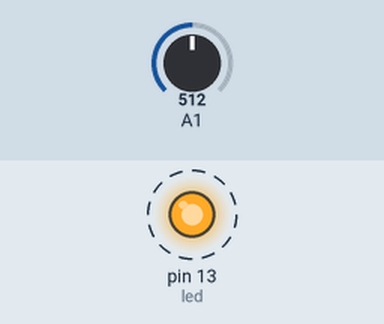
Simulated run of this sketch. Board: Arduino Uno, built with avr-gcc and run on an emulated ATmega328P. Parts: output pins drawn as LEDs (lit = HIGH). Dashed ring = blinking. The inputs (shaded band) are chosen by the test bench; at power-on: A1 = 512.

Above: at 2.8 s.
2.9 s: A1 set to 782
6.4 s: A1 set to 814
At 7.3 s:
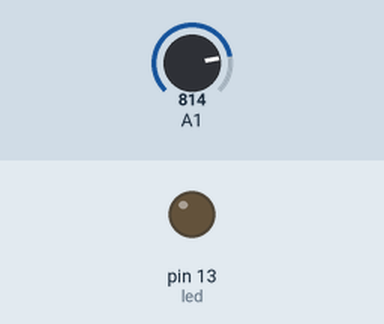
9.1 s: A1 set to 790
At 10.8 s:
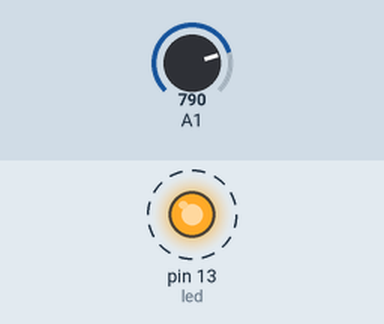
15.1 s: A1 set to 810
At 15.1 s:
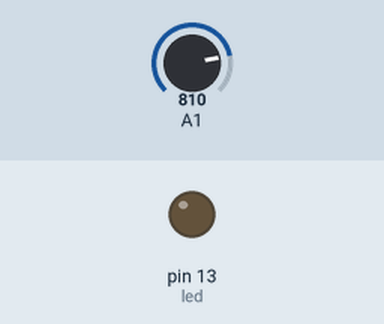
Timing chart, 0 to 18.1 s (numbered marks = the images above; inputs shaded):
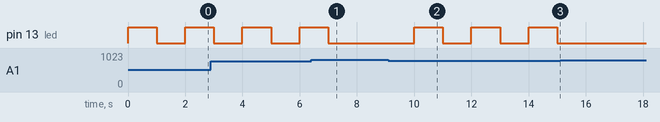

The sketch:

feedme.ino
```cpp
//#define DEBUG_FLAG;

int led = 13;

void setup() {
  // init the digital pin as an output
  pinMode(led, OUTPUT);
#ifdef DEBUG_FLAG
  // init serial
  Serial.begin(9600);
  while (!Serial); // wait until Serial is ready
  Serial.println("Welcome, Huy");
#endif
}

void blink() {
  digitalWrite(led, HIGH);
  delay(1000);
  digitalWrite(led, LOW);
  delay(1000);
}

void loop() {
  // get moisture value
  int val = analogRead(A1);
#ifdef DEBUG_FLAG;
  Serial.print("moisture value: ");
  Serial.println(val);
#endif
  // if below 800, need water
  if (val < 800) {
#ifdef DEBUG_FLAG
    // output feed me
    Serial.println("I'M HUNGRY! FEED MEEEE!!! >\"<");
#endif
    // blink the led
    blink();
  } else {
#ifdef DEBUG_FLAG
    // output I'm good
    Serial.println("I'M GOOD!!! ( ^ __ ^ )");
#endif
    delay(1000);
  }
}
```

Measured:
- the behaviour switches between 799 and 800 on A1 (found by bisection; images 0 and 1)
- after the input at 6.4 s, pin 13 (led): goes on until 7.0 s, then stays LOW
- after the input at 9.1 s, pin 13 (led): alternates HIGH for 1.0 s and LOW for 1.0 s, starting after 0.90 s
- after the input at 15.1 s, pin 13 (led): stays LOW (without the input it goes to HIGH after 0.90 s)
- by itself, pin 13 (led): alternates HIGH for 1.0 s and LOW for 1.0 s
